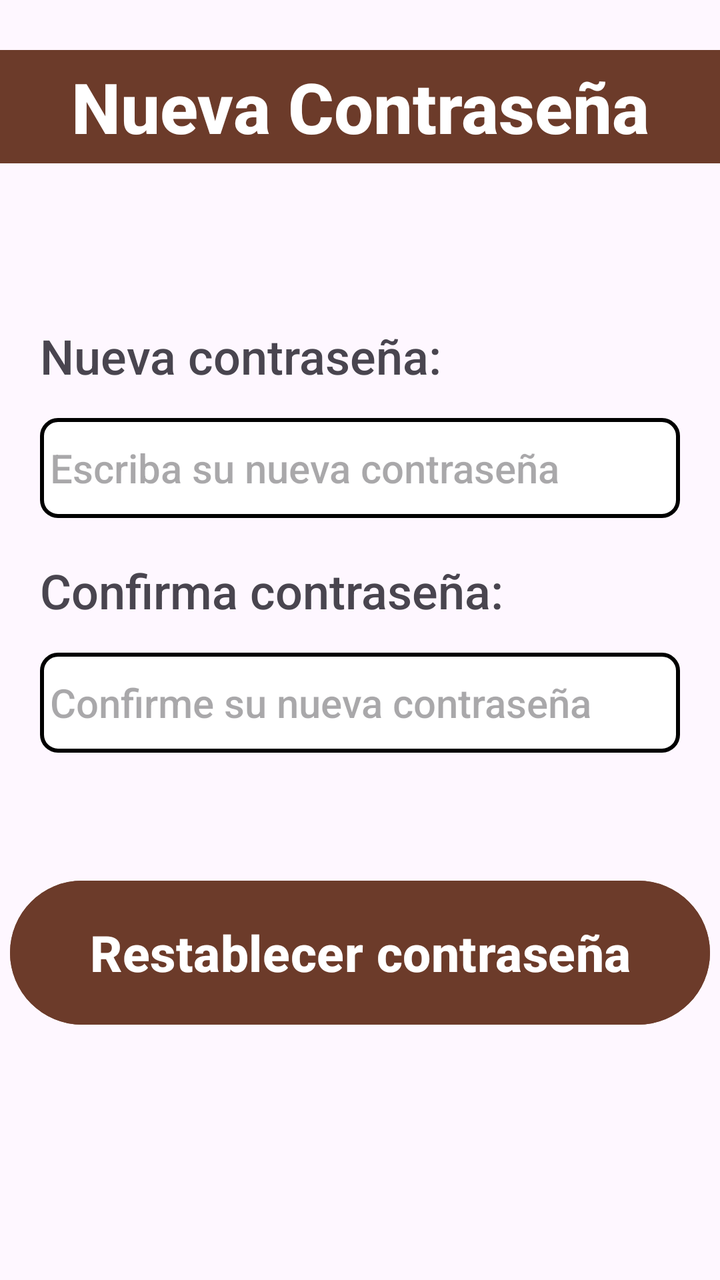
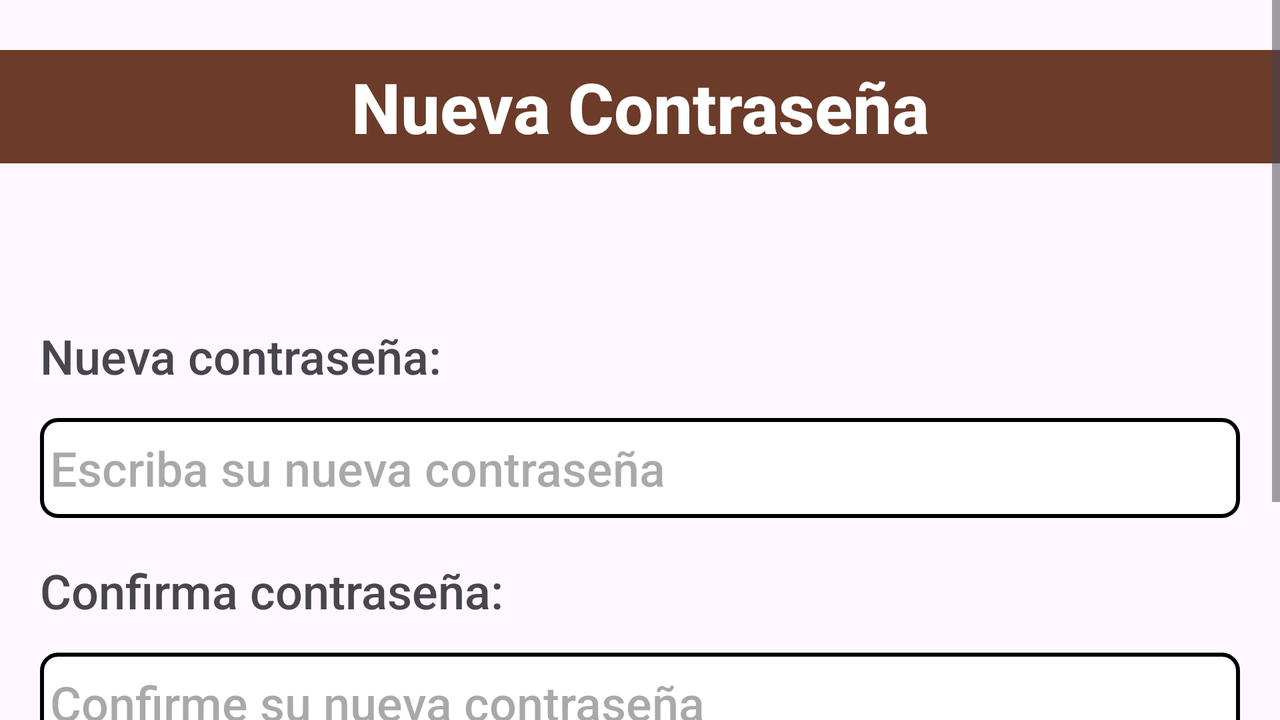

One screen, two layout resources from the same app: the default and the repository's alternative for another configuration. Each is rendered where Android would select it; the XML of both is given below.
<!-- AndroidManifest.xml: application theme Theme.CalculadoraDeCables -->
<!-- res/layout/recuperar_contrasena.xml -->
<?xml version="1.0" encoding="utf-8"?>
<androidx.constraintlayout.widget.ConstraintLayout xmlns:android="http://schemas.android.com/apk/res/android"
    xmlns:app="http://schemas.android.com/apk/res-auto"
    xmlns:tools="http://schemas.android.com/tools"
    android:layout_width="match_parent"
    android:layout_height="match_parent">

    <LinearLayout
        android:layout_width="match_parent"
        android:layout_height="wrap_content"
        android:orientation="vertical"
        app:layout_constraintBottom_toBottomOf="parent"
        app:layout_constraintEnd_toEndOf="parent"
        app:layout_constraintHorizontal_bias="0.0"
        app:layout_constraintStart_toStartOf="parent"
        app:layout_constraintTop_toTopOf="parent"
        app:layout_constraintVertical_bias="0.0">

        
        <TextView
            android:id="@+id/textViewTitulo"
            android:layout_width="match_parent"
            android:layout_height="wrap_content"
            android:layout_marginTop="25dp"
            android:layout_marginBottom="20dp"
            android:background="@color/fondoTitulo"
            android:fontFamily="sans-serif-medium"
            android:padding="5dp"
            android:text="Nueva Contraseña"
            android:textAlignment="center"
            android:textColor="@color/white"
            android:textSize="35sp"
            android:textStyle="bold" />

        <TextView
            android:id="@+id/tvPassword"
            android:layout_width="match_parent"
            android:layout_height="wrap_content"
            android:layout_marginTop="60dp"
            android:layout_marginBottom="15dp"
            android:layout_marginHorizontal="20dp"
            android:fontFamily="sans-serif-medium"
            android:text="Nueva contraseña:"
            android:textSize="24sp" />


        <EditText
            android:id="@+id/etPassword"
            android:layout_width="match_parent"
            android:layout_height="50dp"
            android:layout_marginBottom="20dp"
            android:layout_marginHorizontal="20dp"
            android:background="@drawable/recuadro_texto"
            android:ems="10"
            android:fontFamily="sans-serif-medium"
            android:hint="Escriba su nueva contraseña"
            android:inputType="textPassword"
            android:padding="5dp"
            android:textSize="20sp"/>

        <TextView
            android:id="@+id/tvPasswordConfirm"
            android:layout_width="match_parent"
            android:layout_height="wrap_content"
            android:layout_marginBottom="15dp"
            android:layout_marginHorizontal="20dp"
            android:fontFamily="sans-serif-medium"
            android:text="Confirma contraseña:"
            android:textSize="24sp" />

        <EditText
            android:id="@+id/etPasswordConfirm"
            android:layout_width="match_parent"
            android:layout_height="50dp"
            android:layout_marginBottom="60dp"
            android:layout_marginHorizontal="20dp"
            android:background="@drawable/recuadro_texto"
            android:ems="10"
            android:fontFamily="sans-serif-medium"
            android:hint="Confirme su nueva contraseña"
            android:inputType="textPassword"
            android:padding="5dp"
            android:textSize="20sp"/>

        <Button
            android:id="@+id/btnReset"
            android:layout_width="350dp"
            android:layout_height="80dp"
            android:layout_gravity="center"
            android:backgroundTint="@color/fondoBotones"
            android:fontFamily="sans-serif-medium"
            android:text="Restablecer contraseña"
            android:textSize="25sp"
            android:textStyle="bold" />

    </LinearLayout>

</androidx.constraintlayout.widget.ConstraintLayout>
<!-- resources referenced by this layout -->
<resources>
  <color name="fondoBotones">#6C3B2A</color>
  <color name="fondoTitulo">#6C3B2A</color>
  <color name="white">#FFFFFFFF</color>
  <!-- drawable recuadro_texto (drawable) -->
  <?xml version="1.0" encoding="utf-8"?>
  <shape xmlns:android="http://schemas.android.com/apk/res/android">
  
      <solid android:color="@color/white"/>
  
      <stroke
          android:width="2dp"
          android:color="@color/black"/>
  
      <corners android:radius="8dp"/>
  
  </shape>
  <style name="Theme.CalculadoraDeCables" parent="Base.Theme.CalculadoraDeCables" />
  <color name="black">#FF000000</color>
  <style name="Base.Theme.CalculadoraDeCables" parent="Theme.Material3.Light.NoActionBar">
          
          
      </style>
</resources>
<!-- res/layout-land/recuperar_contrasena.xml (the repository's variant of the layout above) -->
<!-- drawn on the phone turned sideways -->
<?xml version="1.0" encoding="utf-8"?>
<androidx.constraintlayout.widget.ConstraintLayout xmlns:android="http://schemas.android.com/apk/res/android"
    xmlns:app="http://schemas.android.com/apk/res-auto"
    xmlns:tools="http://schemas.android.com/tools"
    android:layout_width="match_parent"
    android:layout_height="match_parent">

    <ScrollView
        android:layout_width="match_parent"
        android:layout_height="match_parent">

        <LinearLayout
            android:layout_width="match_parent"
            android:layout_height="wrap_content"
            android:orientation="vertical"
            app:layout_constraintBottom_toBottomOf="parent"
            app:layout_constraintEnd_toEndOf="parent"
            app:layout_constraintHorizontal_bias="0.0"
            app:layout_constraintStart_toStartOf="parent"
            app:layout_constraintTop_toTopOf="parent"
            app:layout_constraintVertical_bias="0.0">

            
            <TextView
                android:id="@+id/textViewTitulo"
                android:layout_width="match_parent"
                android:layout_height="wrap_content"
                android:layout_marginTop="25dp"
                android:layout_marginBottom="20dp"
                android:background="@color/fondoTitulo"
                android:fontFamily="sans-serif-medium"
                android:padding="5dp"
                android:text="Nueva Contraseña"
                android:textAlignment="center"
                android:textColor="@color/white"
                android:textSize="35sp"
                android:textStyle="bold" />

            <TextView
                android:id="@+id/tvPassword"
                android:layout_width="match_parent"
                android:layout_height="wrap_content"
                android:layout_marginHorizontal="20dp"
                android:layout_marginTop="60dp"
                android:layout_marginBottom="15dp"
                android:fontFamily="sans-serif-medium"
                android:text="Nueva contraseña:"
                android:textSize="24sp" />


            <EditText
                android:id="@+id/etPassword"
                android:layout_width="match_parent"
                android:layout_height="50dp"
                android:layout_marginHorizontal="20dp"
                android:layout_marginBottom="20dp"
                android:background="@drawable/recuadro_texto"
                android:ems="10"
                android:fontFamily="sans-serif-medium"
                android:hint="Escriba su nueva contraseña"
                android:inputType="textPassword"
                android:padding="5dp"
                android:textSize="24sp" />

            <TextView
                android:id="@+id/tvPasswordConfirm"
                android:layout_width="match_parent"
                android:layout_height="wrap_content"
                android:layout_marginHorizontal="20dp"
                android:layout_marginBottom="15dp"
                android:fontFamily="sans-serif-medium"
                android:text="Confirma contraseña:"
                android:textSize="24sp" />

            <EditText
                android:id="@+id/etPasswordConfirm"
                android:layout_width="match_parent"
                android:layout_height="50dp"
                android:layout_marginHorizontal="20dp"
                android:layout_marginBottom="60dp"
                android:background="@drawable/recuadro_texto"
                android:ems="10"
                android:fontFamily="sans-serif-medium"
                android:hint="Confirme su nueva contraseña"
                android:inputType="textPassword"
                android:padding="5dp"
                android:textSize="24sp" />

            <Button
                android:id="@+id/btnReset"
                android:layout_width="350dp"
                android:layout_height="80dp"
                android:layout_gravity="center"
                android:backgroundTint="@color/fondoBotones"
                android:fontFamily="sans-serif-medium"
                android:text="Restablecer contraseña"
                android:textSize="25sp"
                android:textStyle="bold" />

        </LinearLayout>
    </ScrollView>
</androidx.constraintlayout.widget.ConstraintLayout>
